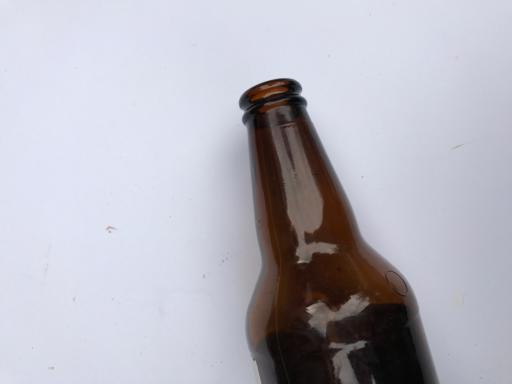
#> input picture data/split/train/0_glass/02fb91b0-bb97-4392-8b02-72b8c1e3f0f9.jpg, 512 x 384 px; its folder holds only this picture in this run
$ python augmention_train.py
#> lines starting #> are read from the running program, lines starting #| are printed output that depends on the picture
"""
Controlled Data Augmentation for MSI Project (TRAIN ONLY)

- Ensures EACH class folder reaches exactly 700 images
- Output size: (224, 224) for EfficientNet-B0
- Each image:
    * Always applies geometric transforms
    * Applies 1 to 3 random appearance / lighting transforms
"""

import random
from pathlib import Path
import numpy as np
from PIL import Image, ImageEnhance, ImageFilter

# ---------------- PATH ----------------
TRAIN_DIR = Path(
    r"C:\Users\DELL\myGithub\Automated-Material-Stream-Identification-System-MSI-\data\split\train"
)

FINAL_SIZE = (512, 384) # (width, height)
TARGET_COUNT = 550

SEED = 42
IMG_EXTS = {".jpg", ".jpeg", ".png", ".bmp", ".webp", ".tif", ".tiff"}
SAVE_QUALITY_JPEG = 95

random.seed(SEED)
np.random.seed(SEED)

# ---------------- UTILS ----------------
def is_image(p: Path) -> bool:
    return p.is_file() and p.suffix.lower() in IMG_EXTS

def to_rgb(img: Image.Image) -> Image.Image:
    return img.convert("RGB") if img.mode != "RGB" else img

def resize_to_final(img: Image.Image) -> Image.Image:
    return img.resize(FINAL_SIZE, Image.BILINEAR)

# ---------------- BASIC AUG OPS ----------------
def rand_rotate(img, max_angle=10):
    angle = random.uniform(-max_angle, max_angle)
    return img.rotate(angle, resample=Image.BICUBIC, expand=True)

def rand_hflip(img, p=0.5):
    return img.transpose(Image.FLIP_LEFT_RIGHT) if random.random() < p else img

def rand_brightness(img, low=0.9, high=1.1):
    return ImageEnhance.Brightness(img).enhance(random.uniform(low, high))

def rand_contrast(img, low=0.9, high=1.1):
    return ImageEnhance.Contrast(img).enhance(random.uniform(low, high))

def rand_slight_crop(img, keep_low=0.95, keep_high=0.99):
    w, h = img.size
    keep = random.uniform(keep_low, keep_high)
    cw, ch = int(w * keep), int(h * keep)

    left = max(0, (w - cw) // 2 + random.randint(-5, 5))
    top  = max(0, (h - ch) // 2 + random.randint(-5, 5))

    return img.crop((left, top, left + cw, top + ch))

# ---------------- APPEARANCE / LIGHTING OPS ----------------
def rand_color_jitter(img, low=0.95, high=1.05):
    r, g, b = img.split()
    r = ImageEnhance.Brightness(r).enhance(random.uniform(low, high))
    g = ImageEnhance.Brightness(g).enhance(random.uniform(low, high))
    b = ImageEnhance.Brightness(b).enhance(random.uniform(low, high))
    return Image.merge("RGB", (r, g, b))

def rand_gamma(img, low=0.9, high=1.1):
    gamma = random.uniform(low, high)
    inv = 1.0 / gamma
    table = [int((i / 255.0) ** inv * 255) for i in range(256)]
    return img.point(table * 3)

def rand_blur(img):
    return img.filter(ImageFilter.GaussianBlur(
        radius=random.uniform(0.5, 1.0))
    )

# ---------------- AUGMENTATION PIPELINE ----------------
def augmentation_pipeline(img: Image.Image) -> Image.Image:
    img = to_rgb(img)

    # Mandatory geometric transforms
    img = rand_rotate(img, 10)
    img = rand_hflip(img, 0.5)

    # Optional transforms pool
    optional_ops = [
        lambda x: rand_brightness(x, 0.9, 1.1),
        lambda x: rand_contrast(x, 0.9, 1.1),
        rand_color_jitter,
        rand_gamma,
        rand_blur,
    ]

    # Apply 1–3 random optional transforms
    for op in random.sample(optional_ops, random.randint(1, 3)):
        img = op(img)

    img = rand_slight_crop(img)
    img = resize_to_final(img)
    return img

# ---------------- DATA HANDLING ----------------
def list_class_images(class_dir: Path):
    imgs = [p for p in class_dir.iterdir() if is_image(p)]
    imgs.sort(key=lambda p: p.name.lower())
    return imgs

def ensure_unique_name(dst_dir: Path, stem: str) -> Path:
    idx = 0
    while True:
        name = f"{stem}_aug{idx:05d}.jpg"
        p = dst_dir / name
        if not p.exists():
            return p
        idx += 1

def augment_class_to_target(class_dir: Path, target_count: int) -> int:
    images = list_class_images(class_dir)
    current = len(images)

    if current >= target_count:
        print(f"[{class_dir.name}] Already has {current} images → skipped")
        return 0

    to_generate = target_count - current
    print(f"[{class_dir.name}] {current} → {target_count} (generate {to_generate})")

    generated = 0
    src_idx = 0

    while generated < to_generate:
        src = images[src_idx % len(images)]
        with Image.open(src) as im:
            aug = augmentation_pipeline(im)
            dst = ensure_unique_name(class_dir, src.stem)
            aug.save(dst, quality=SAVE_QUALITY_JPEG)
            generated += 1
        src_idx += 1

    return generated

# ---------------- MAIN ----------------
def main():
    total = 0
    print(f"Target images per class: {TARGET_COUNT}")
    print(f"Final image size: {FINAL_SIZE}\n")

    for cls_dir in TRAIN_DIR.iterdir():
        if not cls_dir.is_dir():
            continue
        total += augment_class_to_target(cls_dir, TARGET_COUNT)
#> in augment_class_to_target, im is the input picture: PIL image 512x384 RGB; mean R, G, B 183, 182.2, 192.3
#> in rand_rotate, `return img.rotate(angle, resample=Image.BICUBIC, expand=True)`:
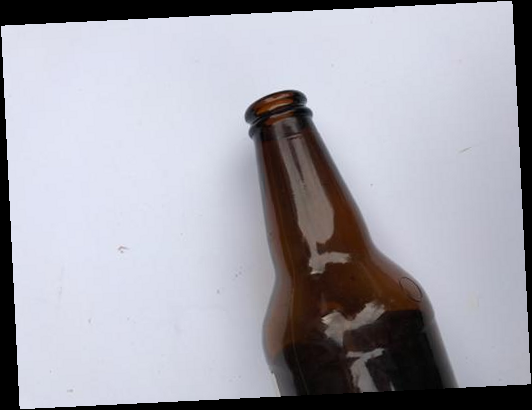
#> returned value: PIL image 532x410 RGB; mean R, G, B 164.7, 164, 173
#> in rand_hflip, `return img.transpose(Image.FLIP_LEFT_RIGHT) if random.random() < p els..`:
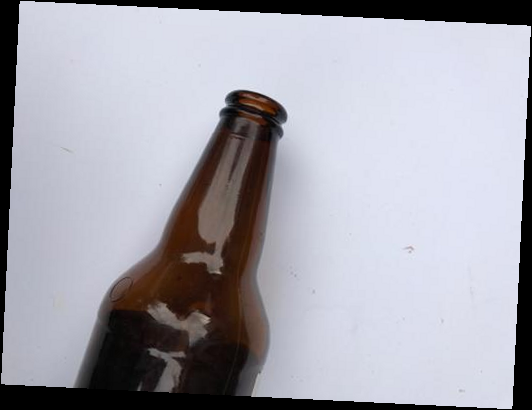
#> returned value: PIL image 532x410 RGB; mean R, G, B 164.7, 164, 173
#> in rand_slight_crop, `return img.crop((left, top, left + cw, top + ch))`:
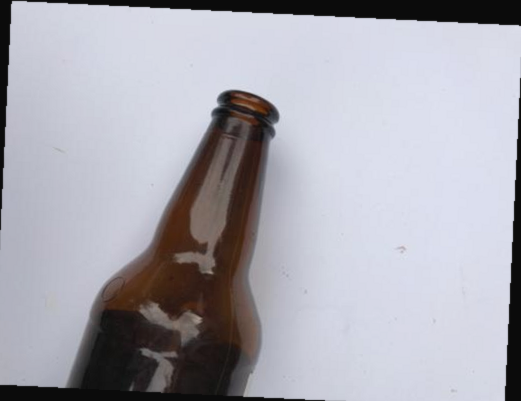
#> returned value: PIL image 521x401 RGB; mean R, G, B 169.8, 169, 177.8

    print(f"\nAll done. Total generated images: {total}")

if __name__ == "__main__":
    main()

$ run again, on data/split/train/1_paper/038b5f13-57ea-492a-90f3-3aa8e8f24306_aug00000.jpg
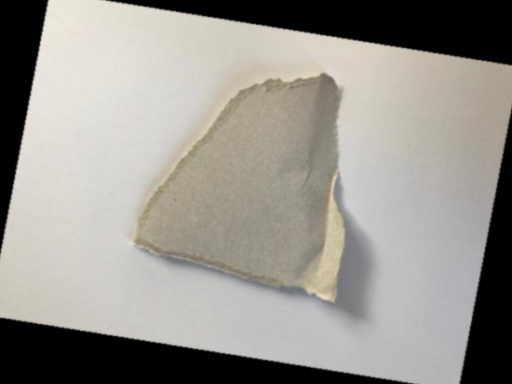
#> input picture data/split/train/1_paper/038b5f13-57ea-492a-90f3-3aa8e8f24306_aug00000.jpg, 512 x 384 px
#> in augment_class_to_target, im is the input picture: PIL image 512x384 RGB; mean R, G, B 151.5, 148.6, 142.4
#> in rand_hflip, `return img.transpose(Image.FLIP_LEFT_RIGHT) if random.random() < p els..`:
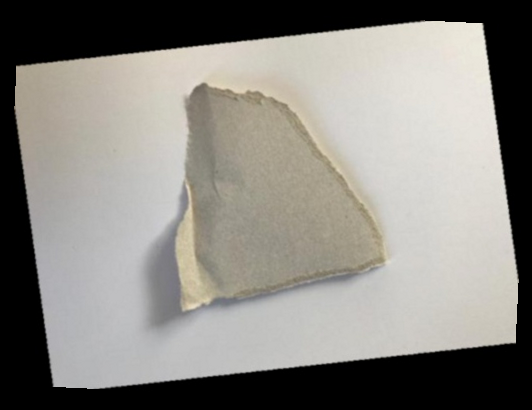
#> returned value: PIL image 532x410 RGB; mean R, G, B 136.2, 133.6, 128
#> in rand_slight_crop, `return img.crop((left, top, left + cw, top + ch))`:
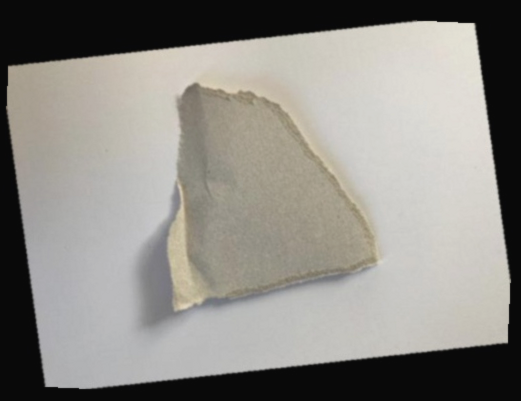
#> returned value: PIL image 521x401 RGB; mean R, G, B 141, 138.6, 133.1
